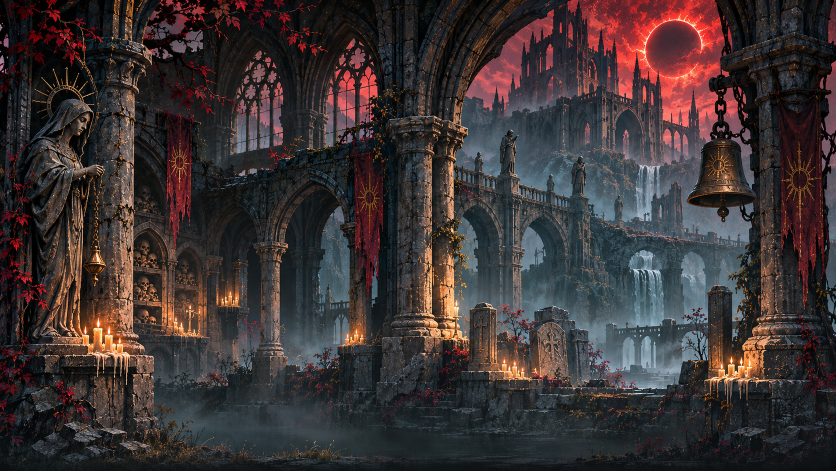
#> input picture art-source/summit-v28/concepto-cripta-original.png, 1672 x 941 px (shown at 1/2 size)
$ python winterize-v28.py
#> lines starting #> are read from the running program, lines starting #| are printed output that depends on the picture; after the words box and inside, x2 and y2 are one past the last pixel; in counts of white or black regions, pixels touching at a corner belong together
"""Rework an original concept painting from this project into two cold alpine backdrops.
Source is bundled as an original project image; no third-party game assets.
"""
from PIL import Image,ImageDraw,ImageEnhance,ImageFilter,ImageOps
import numpy as np,random
from pathlib import Path
root=Path(__file__).resolve().parent.parent
src=root/'art-source'/'summit-v28'/'concepto-cripta-original.png'
if not src.is_file():raise SystemExit('Missing original art')
art=root/'art-source'/'summit-v28';art.mkdir(exist_ok=True,parents=True)
(art/'concepto-cripta-original.png').write_bytes(src.read_bytes())
base=Image.open(src).convert('RGB')
#> base is the input picture: PIL image 1672x941 RGB; mean R, G, B 61.4, 52.1, 52.5
W,H=1440,810
for k,name in enumerate(['room-summitpass-v28.webp','room-silentcloister-v28.webp']):
 im=base if k else ImageOps.mirror(base)
 im=ImageOps.fit(im,(W,H),method=Image.Resampling.LANCZOS,centering=(.64 if k else .38,.54))
 a=np.array(im).astype(np.float32);r,g,b=a[:,:,0].copy(),a[:,:,1].copy(),a[:,:,2].copy();lum=.26*r+.59*g+.15*b
 mask=(r>g*1.24)&(r>b*1.12)&(r>55)
 # Convert crimson eclipse, ivy and banners to pale icy silver-blue with subtle ember remnant.
 a[:,:,0]=np.where(mask,.57*lum+15,r*.69+8)
 a[:,:,1]=np.where(mask,.9*lum+26,g*.92+9)
 a[:,:,2]=np.where(mask,1.16*lum+35,b*1.13+16)
 a=np.clip(a,0,255).astype('uint8')
 out=Image.fromarray(a,'RGB')
 out=ImageEnhance.Contrast(out).enhance(1.08)
 # atmospheric glacial veil, lighter in distance and less in the combat band
 veil=Image.new('RGBA',(W,H));d=ImageDraw.Draw(veil,'RGBA')
 d.polygon([(0,0),(W,0),(W,400),(0,470)],fill=(95,137,173,17 if k else 31))
 d.rectangle((0,H-95,W,H),fill=(2,13,21,78))
 rng=random.Random(2339+k)
 for i in range(550):
  x=rng.randint(0,W);y=rng.randint(20,680);sz=rng.choice([1,1,2,3])
  d.line((x,y,x-3,y+7),fill=(211,236,245,rng.randint(20,95)),width=sz)
 out=Image.alpha_composite(out.convert('RGBA'),veil).convert('RGB')
 out.save(root/'assets'/name,'WEBP',quality=90,method=6)
#> this loop made 2 passes
#> pass 1, `im=base if k else ImageOps.mirror(base)`:
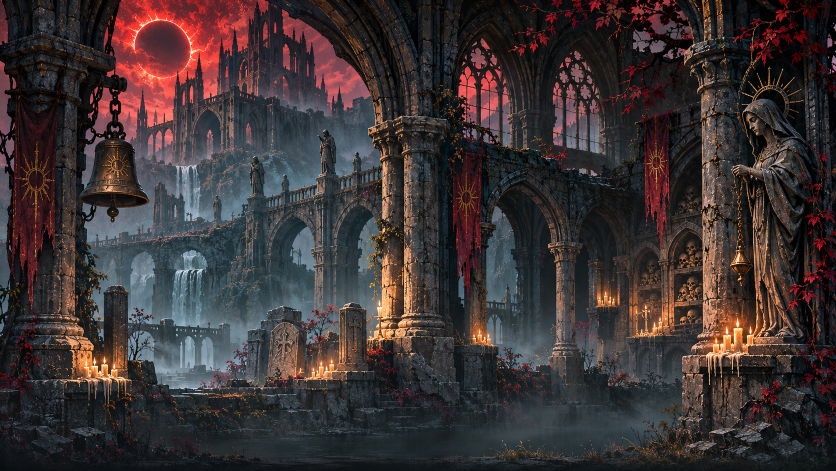
#> im: PIL image 1672x941 RGB (shown at 1/2 size); mean R, G, B 61.4, 52.1, 52.5
#> pass 1, `im=ImageOps.fit(im,(W,H),method=Image.Resampling.LANCZOS,centering=(.6..`:
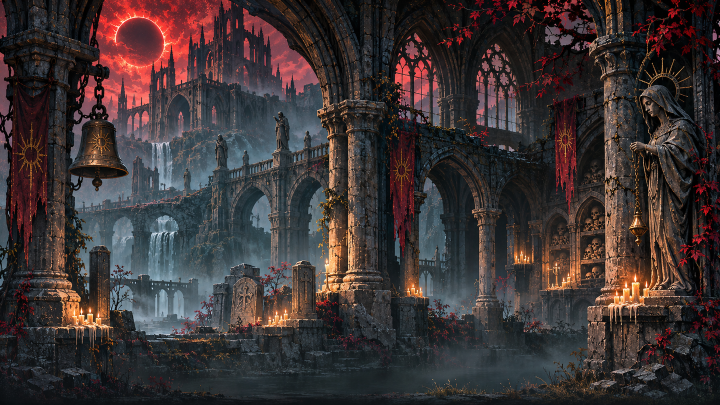
#> im: PIL image 1440x810 RGB (shown at 1/2 size); mean R, G, B 61.4, 52.2, 52.5
#> pass 1, `r, g, b = (a[:, :, 0].copy(), a[:, :, 1].copy(), a[:, :, 2].copy())`:
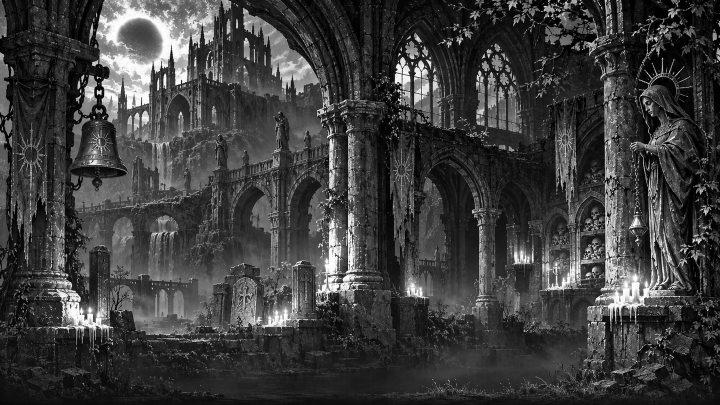
#> r: shape (810, 1440) float32 (shown at 1/2 size); min 0, max 255, mean 61.4
#> after the loop:
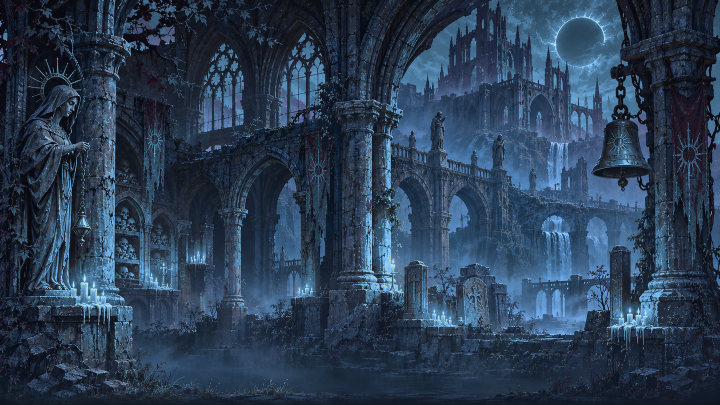
#> a: shape (810, 1440, 3) (shown at 1/2 size); mean R, G, B 43, 62, 84.5
#> after the loop:
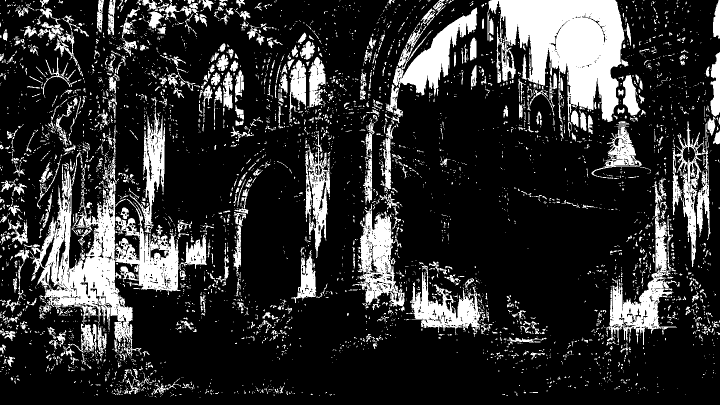
#> mask: shape (810, 1440) bool (shown at 1/2 size); 19.3% white; 4431 white regions (3710 under 20 px), largest, box (x1, y1, x2, y2) and area: (977, 0, 1249, 244) 39007, (62, 340, 362, 713) 34927, (1213, 362, 1354, 690) 10051
#> after the loop:
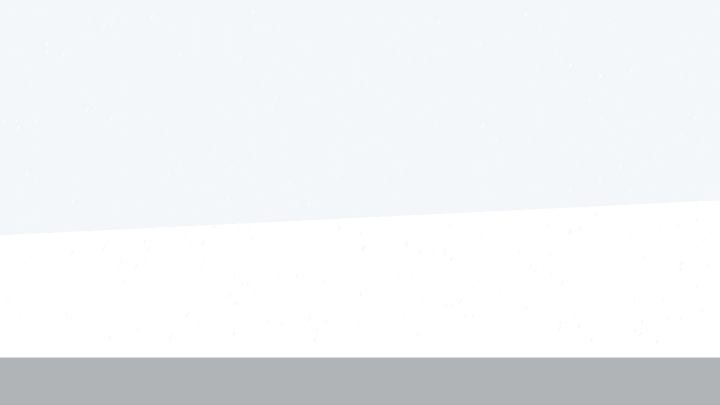
#> veil: PIL image 1440x810 RGBA (shown at 1/2 size); mean R, G, B, A 52.4, 76.2, 96.4, 18.6; transparent parts drawn white
print('Prepared winter-graded painted gothic backgrounds',len(list(art.iterdir())))
